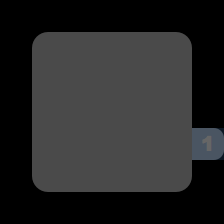

Rendered tile map (Tiled .tmx) drawn with the repository's tilesets; below, a short description and the full map source, tile grids included:
An orthogonal 7x7 tile map with 32x32 px tiles, 4 tile layers (grid, walls, cellrounded, zonemap) and 13 objects (6x falling, 2x goal, player, twostep, destroyer, ...).

<map version="1.0" orientation="orthogonal" renderorder="right-down" width="7" height="7" tilewidth="32" tileheight="32" nextobjectid="31">
 <properties>
  <property name="_title" value="test" />
  <property name="_zone" value="" />
  <property name="mode" value="merged" />
 </properties>
 <tileset firstgid="1" name="cells" tilewidth="32" tileheight="32">
  <image source="../cells.png" trans="ff00ff" width="128" height="384" />
 </tileset>
 <layer name="grid" width="7" height="7">
  <data>
   <tile gid="16" />
   <tile gid="16" />
   <tile gid="16" />
   <tile gid="16" />
   <tile gid="16" />
   <tile gid="16" />
   <tile gid="16" />
   <tile gid="16" />
   <tile gid="1" />
   <tile gid="1" />
   <tile gid="1" />
   <tile gid="1" />
   <tile gid="1" />
   <tile gid="16" />
   <tile gid="16" />
   <tile gid="1" />
   <tile gid="1" />
   <tile gid="1" />
   <tile gid="1" />
   <tile gid="1" />
   <tile gid="16" />
   <tile gid="16" />
   <tile gid="1" />
   <tile gid="1" />
   <tile gid="1" />
   <tile gid="1" />
   <tile gid="1" />
   <tile gid="16" />
   <tile gid="16" />
   <tile gid="1" />
   <tile gid="1" />
   <tile gid="1" />
   <tile gid="1" />
   <tile gid="1" />
   <tile gid="1" />
   <tile gid="16" />
   <tile gid="1" />
   <tile gid="1" />
   <tile gid="1" />
   <tile gid="1" />
   <tile gid="1" />
   <tile gid="16" />
   <tile gid="16" />
   <tile gid="16" />
   <tile gid="16" />
   <tile gid="16" />
   <tile gid="16" />
   <tile gid="16" />
   <tile gid="16" />
  </data>
 </layer>
 <layer name="walls" width="7" height="7">
  <data>
   <tile gid="0" />
   <tile gid="0" />
   <tile gid="0" />
   <tile gid="0" />
   <tile gid="0" />
   <tile gid="0" />
   <tile gid="0" />
   <tile gid="0" />
   <tile gid="0" />
   <tile gid="0" />
   <tile gid="0" />
   <tile gid="0" />
   <tile gid="0" />
   <tile gid="0" />
   <tile gid="0" />
   <tile gid="0" />
   <tile gid="0" />
   <tile gid="0" />
   <tile gid="0" />
   <tile gid="0" />
   <tile gid="0" />
   <tile gid="0" />
   <tile gid="0" />
   <tile gid="0" />
   <tile gid="0" />
   <tile gid="0" />
   <tile gid="0" />
   <tile gid="0" />
   <tile gid="0" />
   <tile gid="0" />
   <tile gid="0" />
   <tile gid="0" />
   <tile gid="0" />
   <tile gid="0" />
   <tile gid="0" />
   <tile gid="0" />
   <tile gid="0" />
   <tile gid="0" />
   <tile gid="0" />
   <tile gid="0" />
   <tile gid="0" />
   <tile gid="0" />
   <tile gid="0" />
   <tile gid="0" />
   <tile gid="0" />
   <tile gid="0" />
   <tile gid="0" />
   <tile gid="0" />
   <tile gid="0" />
  </data>
 </layer>
 <layer name="cellrounded" width="7" height="7">
  <data>
   <tile gid="0" />
   <tile gid="0" />
   <tile gid="0" />
   <tile gid="0" />
   <tile gid="0" />
   <tile gid="0" />
   <tile gid="0" />
   <tile gid="0" />
   <tile gid="17" />
   <tile gid="0" />
   <tile gid="0" />
   <tile gid="0" />
   <tile gid="18" />
   <tile gid="0" />
   <tile gid="0" />
   <tile gid="0" />
   <tile gid="0" />
   <tile gid="0" />
   <tile gid="0" />
   <tile gid="0" />
   <tile gid="0" />
   <tile gid="0" />
   <tile gid="0" />
   <tile gid="0" />
   <tile gid="0" />
   <tile gid="0" />
   <tile gid="0" />
   <tile gid="0" />
   <tile gid="0" />
   <tile gid="0" />
   <tile gid="0" />
   <tile gid="0" />
   <tile gid="0" />
   <tile gid="0" />
   <tile gid="28" />
   <tile gid="0" />
   <tile gid="19" />
   <tile gid="0" />
   <tile gid="0" />
   <tile gid="0" />
   <tile gid="20" />
   <tile gid="0" />
   <tile gid="0" />
   <tile gid="0" />
   <tile gid="0" />
   <tile gid="0" />
   <tile gid="0" />
   <tile gid="0" />
   <tile gid="0" />
  </data>
 </layer>
 <layer name="zonemap" width="7" height="7" opacity="0.16">
  <data>
   <tile gid="0" />
   <tile gid="0" />
   <tile gid="0" />
   <tile gid="0" />
   <tile gid="0" />
   <tile gid="0" />
   <tile gid="0" />
   <tile gid="0" />
   <tile gid="0" />
   <tile gid="0" />
   <tile gid="0" />
   <tile gid="0" />
   <tile gid="0" />
   <tile gid="0" />
   <tile gid="0" />
   <tile gid="0" />
   <tile gid="0" />
   <tile gid="0" />
   <tile gid="0" />
   <tile gid="0" />
   <tile gid="0" />
   <tile gid="0" />
   <tile gid="0" />
   <tile gid="0" />
   <tile gid="0" />
   <tile gid="0" />
   <tile gid="0" />
   <tile gid="0" />
   <tile gid="0" />
   <tile gid="0" />
   <tile gid="0" />
   <tile gid="0" />
   <tile gid="0" />
   <tile gid="0" />
   <tile gid="34" />
   <tile gid="0" />
   <tile gid="0" />
   <tile gid="0" />
   <tile gid="0" />
   <tile gid="0" />
   <tile gid="0" />
   <tile gid="0" />
   <tile gid="0" />
   <tile gid="0" />
   <tile gid="0" />
   <tile gid="0" />
   <tile gid="0" />
   <tile gid="0" />
   <tile gid="0" />
  </data>
 </layer>
 <objectgroup name="players">
  <object id="21" type="player" x="109.41" y="140.888" />
 </objectgroup>
 <objectgroup name="enemies">
  <object id="24" type="twostep" x="44.678" y="48.7396" />
  <object id="28" type="destroyer" x="46.7088" y="173.381" />
 </objectgroup>
 <objectgroup name="items">
  <object id="25" type="goal" x="205.113" y="144.188" />
  <object id="29" type="goal" x="174.143" y="48.2319" />
  <object id="30" type="zone1" x="47.2165" y="172.366" />
 </objectgroup>
 <objectgroup name="powerups">
  <object id="27" type="slide" x="46.9627" y="48.9935" />
 </objectgroup>
 <objectgroup name="portals" />
 <objectgroup name="cells" opacity="0.16">
  <object id="14" type="falling" x="80.4711" y="79.4704" />
  <object id="15" type="falling" x="111.441" y="78.7088" />
  <object id="16" type="falling" x="141.65" y="77.9472" />
  <object id="17" type="falling" x="111.441" y="109.933" />
  <object id="18" type="falling" x="142.157" y="109.933" />
  <object id="19" type="falling" x="141.142" y="144.203" />
 </objectgroup>
</map>
